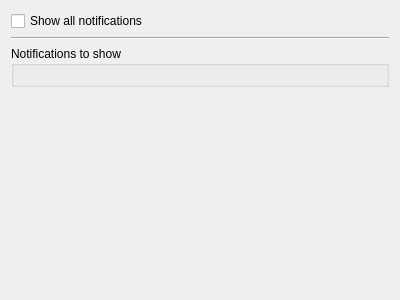
<?xml version="1.0" encoding="UTF-8"?>
<ui version="4.0">
 <class>QnPopupSettingsWidget</class>
 <widget class="QWidget" name="QnPopupSettingsWidget">
  <property name="geometry">
   <rect>
    <x>0</x>
    <y>0</y>
    <width>400</width>
    <height>300</height>
   </rect>
  </property>
  <property name="windowTitle">
   <string>Form</string>
  </property>
  <layout class="QVBoxLayout" name="verticalLayout">
   <item>
    <widget class="QCheckBox" name="showAllCheckBox">
     <property name="text">
      <string>Show all notifications</string>
     </property>
    </widget>
   </item>
   <item>
    <widget class="Line" name="line">
     <property name="orientation">
      <enum>Qt::Horizontal</enum>
     </property>
    </widget>
   </item>
   <item>
    <widget class="QGroupBox" name="verticalGroupBox">
     <property name="title">
      <string>Notifications to show</string>
     </property>
     <layout class="QVBoxLayout" name="checkBoxesLayout"/>
    </widget>
   </item>
   <item>
    <spacer name="verticalSpacer">
     <property name="orientation">
      <enum>Qt::Vertical</enum>
     </property>
     <property name="sizeHint" stdset="0">
      <size>
       <width>20</width>
       <height>208</height>
      </size>
     </property>
    </spacer>
   </item>
  </layout>
 </widget>
 <resources/>
 <connections/>
</ui>
